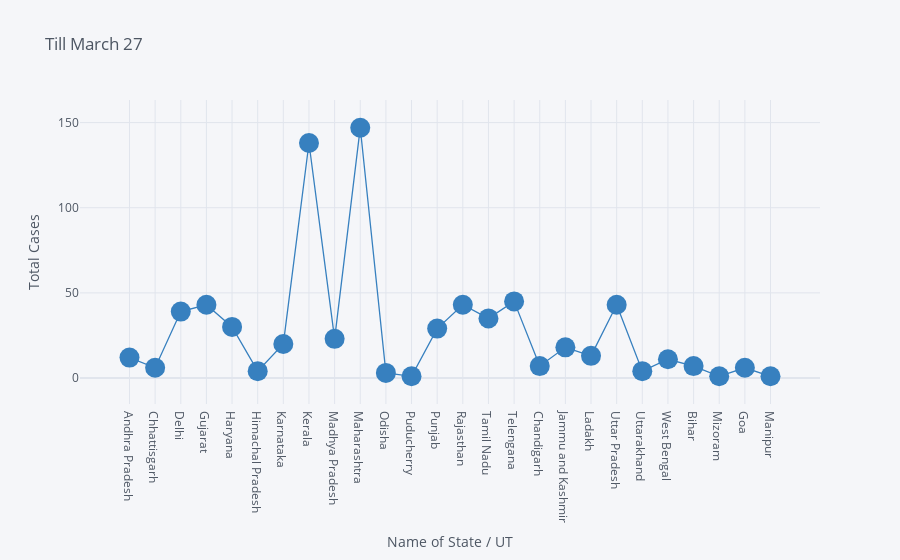
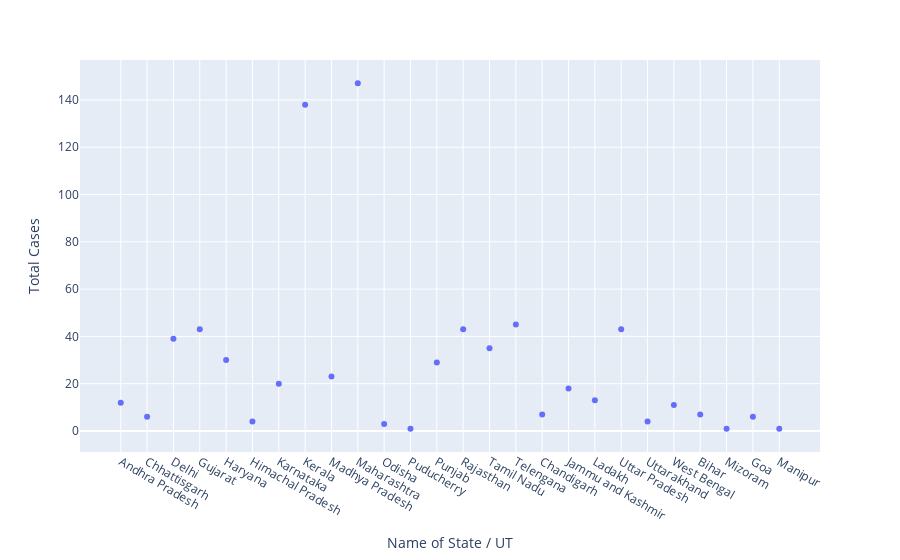

Here is the notebook cell these charts were saved with, in order:
### Code cell
df.iplot(kind='scatter',x='Name of State / UT',y='Total Cases',mode='markers+lines',title='Till March 27',xTitle='Name of State / UT',yTitle='Total Cases',colors='blue',size=20)
px.scatter(df,x='Name of State / UT',y='Total Cases')

### Figure 1 — Plotly figure (JSON) as saved in the notebook; plotly's stock layout.template omitted (floating-point values rounded to 4 significant figures)
{"data": [{"line": {"color": "rgba(55, 128, 191, 1.0)", "dash": "solid", "shape": "linear", "width": 1.3}, "marker": {"size": 20, "symbol": "circle"}, "mode": "markers+lines", "name": "Total Cases", "text": "", "type": "scatter", "x": ["Andhra Pradesh", "Chhattisgarh", "Delhi", "Gujarat", "Haryana", "Himachal Pradesh", "Karnataka", "Kerala", "Madhya Pradesh", "Maharashtra", "Odisha", "Puducherry", "Punjab", "Rajasthan", "Tamil Nadu", "Telengana", "Chandigarh", "Jammu and Kashmir", "Ladakh", "Uttar Pradesh", "Uttarakhand", "West Bengal", "Bihar", "Mizoram", "Goa", "Manipur"], "y": [12, 6, 39, 43, 30, 4, 20, 138, 23, 147, 3, 1, 29, 43, 35, 45, 7, 18, 13, 43, 4, 11, 7, 1, 6, 1]}], "layout": {"legend": {"bgcolor": "#F5F6F9", "font": {"color": "#4D5663"}}, "paper_bgcolor": "#F5F6F9", "plot_bgcolor": "#F5F6F9", "title": {"font": {"color": "#4D5663"}, "text": "Till March 27"}, "xaxis": {"gridcolor": "#E1E5ED", "showgrid": true, "tickfont": {"color": "#4D5663"}, "title": {"font": {"color": "#4D5663"}, "text": "Name of State / UT"}, "zerolinecolor": "#E1E5ED"}, "yaxis": {"gridcolor": "#E1E5ED", "showgrid": true, "tickfont": {"color": "#4D5663"}, "title": {"font": {"color": "#4D5663"}, "text": "Total Cases"}, "zerolinecolor": "#E1E5ED"}}}

### Figure 2 — Plotly figure (JSON) as saved in the notebook; plotly's stock layout.template omitted (floating-point values rounded to 4 significant figures)
{"data": [{"hoverlabel": {"namelength": 0}, "hovertemplate": "Name of State / UT=%{x}<br>Total Cases=%{y}", "legendgroup": "", "marker": {"color": "#636efa", "symbol": "circle"}, "mode": "markers", "name": "", "showlegend": false, "type": "scatter", "x": ["Andhra Pradesh", "Chhattisgarh", "Delhi", "Gujarat", "Haryana", "Himachal Pradesh", "Karnataka", "Kerala", "Madhya Pradesh", "Maharashtra", "Odisha", "Puducherry", "Punjab", "Rajasthan", "Tamil Nadu", "Telengana", "Chandigarh", "Jammu and Kashmir", "Ladakh", "Uttar Pradesh", "Uttarakhand", "West Bengal", "Bihar", "Mizoram", "Goa", "Manipur"], "xaxis": "x", "y": [12, 6, 39, 43, 30, 4, 20, 138, 23, 147, 3, 1, 29, 43, 35, 45, 7, 18, 13, 43, 4, 11, 7, 1, 6, 1], "yaxis": "y"}], "layout": {"legend": {"tracegroupgap": 0}, "margin": {"t": 60}, "xaxis": {"anchor": "y", "domain": [0, 1], "title": {"text": "Name of State / UT"}}, "yaxis": {"anchor": "x", "domain": [0, 1], "title": {"text": "Total Cases"}}}}
